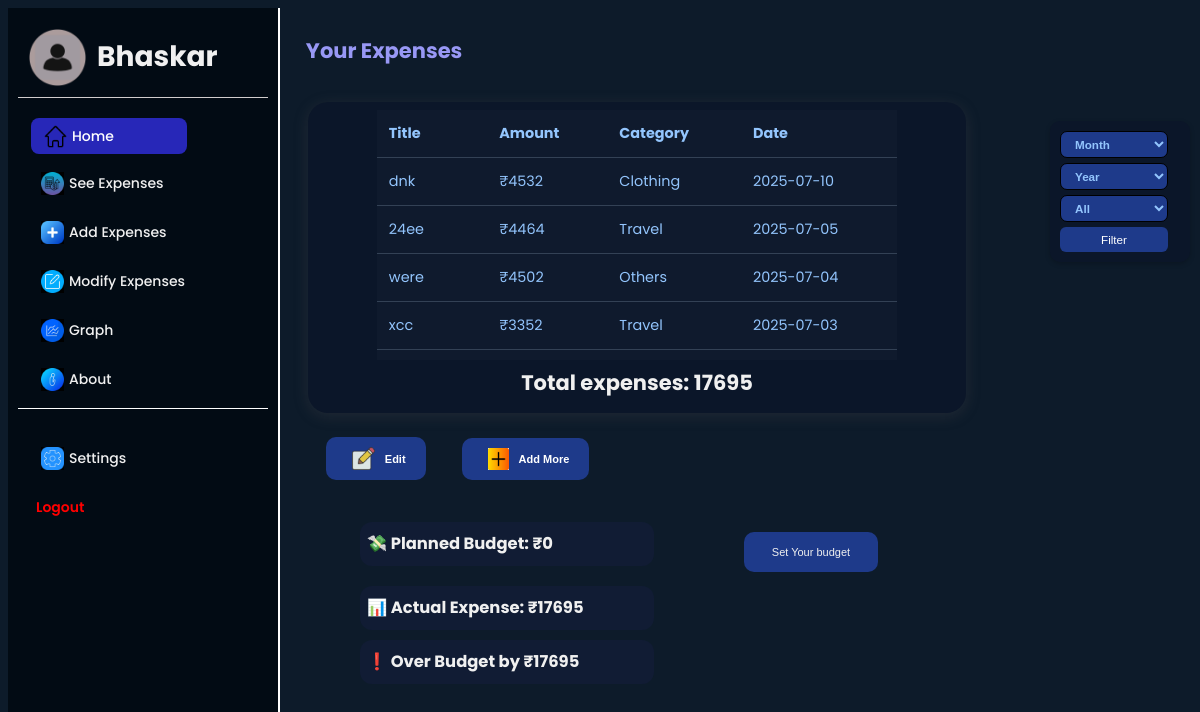
The page /expenses (signed in) on the database as committed earlier.
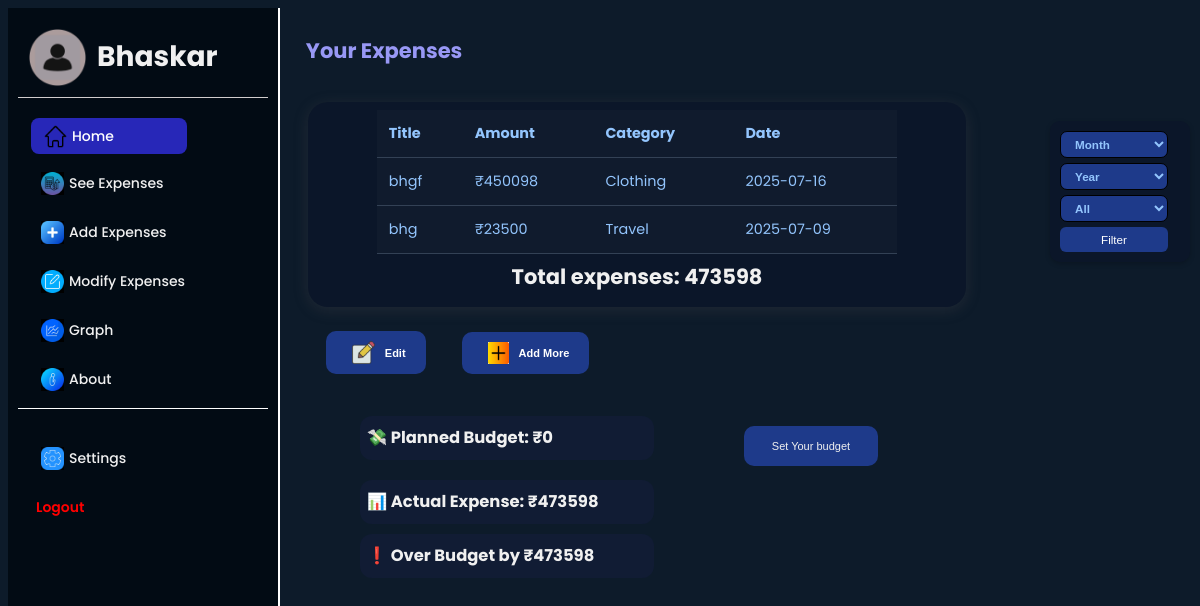
The same page on the database as committed later.
### app.py (models this page shows)
class Expense(db.Model):
    id = db.Column(db.Integer, primary_key=True)
    title = db.Column(db.String(100), nullable=False)
    category = db.Column(db.String(100), nullable=False)
    amount = db.Column(db.Integer, nullable=False)
    date = db.Column(db.Date, default=datetime)
    user_id = db.Column(db.Integer, db.ForeignKey('user.id'))

### app.py (the view)
@app.route("/expenses", methods=["GET", "POST"])
def view_expenses():
    if "user_id" not in session:
        return redirect("/login")
    user = User.query.get(session["user_id"])
    query = Expense.query.filter_by(user_id=user.id)
    selected_month = request.args.get("month")
    selected_year = request.args.get("year")
    selected_category = request.args.get("category")
    if selected_month and selected_year:
        query = query.filter(
            db.extract('month', Expense.date) == int(selected_month),
            db.extract('year', Expense.date) == int(selected_year)
        )
    if selected_category and selected_category != "All":
        query = query.filter(Expense.category == selected_category)
    expenses = query.order_by(Expense.date.desc()).all()
    total_amount = sum(e.amount for e in expenses)
    budget = session.get('monthly_budget', 0)
    return render_template(
        "expenses.html",
        expenses=expenses,
        request=request,
        total_amount=total_amount,
        selected_month=selected_month,
        selected_year=selected_year,
        selected_category=selected_category,
        username=user.username,
        bg_color=user.bg_color,
        budget = budget
)

### templates/expenses.html (shortened to what this page needs)
{% extends "base.html" %}
{% block content %}
<div class="expensess">
<h2 style="color: var(--text-color-2); margin-bottom: 20px;">Your Expenses</h2>
<form method="GET" action="/expenses" style="margin-bottom: 20px" class="filter-form">
<select name="month">
    <option value="">Month</option>
  </select>
  <select name="year">
    <option value="">Year</option>
  </select>
  <select name="category">
    <option>All</option>
  </select>
  <button type="submit">Filter</button>
</form>
<div class="expense">
<div class="head">
  <div class="table">
<table>
  <tr>
    <th>Title</th>
    <th >Amount</th>
    <th>Category</th>
    <th>Date</th>
    </tr>
  {% for expenses in expenses %}
    <tr>
      <td>{{ expenses.title }}</td>
       <td >₹{{ expenses.amount }}</td>
      <td>{{ expenses.category }}</td>
      <td>{{ expenses.date.strftime( '%Y-%m-%d') }}</td>
      </tr>
      {% endfor %}
    </table></div>
    <h2>Total expenses: {{ total_amount }}</h2><br><br></div>
    <div class="but">
    <a href="/modify"><button> {% if bg_color =='#0d1b2a' %} <img src="/static/icons/write_5828638 (1).png" width="23px"> {% else %} <img src="/static/icons/write_5828638 (1).png" width="23px"> {% endif %} Edit</button></a>
    <a href="/add"><button>  {% if bg_color =='#0d1b2a' %} <img src="/static/icons/add-yello.png" width="21px"> {% else %} <img src="/static/icons/add_6569764.png" width="21px"> {% endif %} Add More
    </button>  </a>
</div>
    </div>
    <div class="summary-box">
      <div class="set_g">
  <h3>💸 Planned Budget: ₹{{ budget }}</h3>
  <button><a href="/set_budget">Set Your budget</a></button>
</div>
  <h3>📊 Actual Expense: ₹{{ total_amount }}</h3>
  <h3>
    {% if total_amount <= budget %}
      ✅ Under Budget by ₹{{ budget - total_amount }}
    {% else %}
      ❗ Over Budget by ₹{{ total_amount - budget }}
    {% endif %}
</h3>
</div>
</div>
{% endblock %}

Rows that differ between the two databases and show on the page:
removed Expense: title "dnk", amount "4532", category "Clothing", date "2025-07-10"
removed Expense: title "24ee", amount "4464", category "Travel", date "2025-07-05"
removed Expense: title "were", amount "4502", category "Others", date "2025-07-04"
now on this page (row edited): Expense: title "bhgf", amount "450098", category "Clothing", date "2025-07-16"
changed Expense "Travel": title "xcc" → "bhg"; amount "3352" → "23500"; date "2025-07-03" → "2025-07-09"
Other text that changed with them:
{{ total_amount }}: "17695" → "473598"
{{ total_amount - budget }}: "17695" → "473598"
